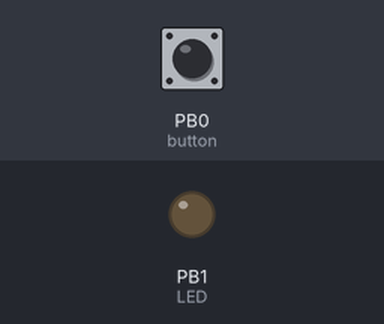
Recording of a sketch running on a simulated ATtiny85, built with avr-gcc and run on an emulated ATtiny85. Shown: output pins drawn as LEDs (lit = HIGH). The test bench sets the inputs (shaded band); at power-on: PB0 (button) HIGH. Pins used as bus, display or sensor lines are not drawn.

Above: at 1.2 s.
1.3 s: PB0 (button) pulled LOW for 0.15 s
At 2.3 s:
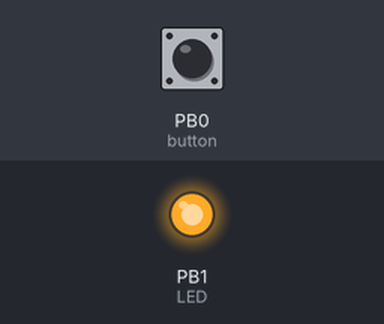
4.4 s: PB0 (button) pulled LOW for 1 s
At 5.6 s:
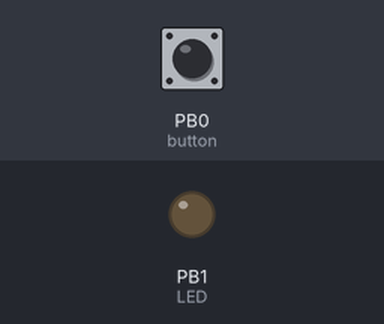
6.9 s: PB0 (button) pulled LOW for 3.2 s
At 9.4 s:
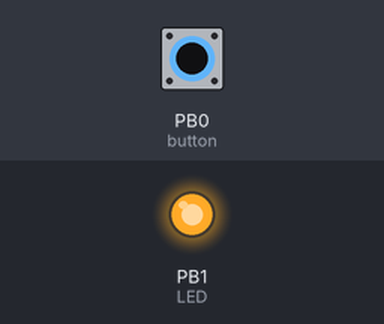
Timing chart, 0 to 13.0 s (numbered marks = the images above; inputs shaded):
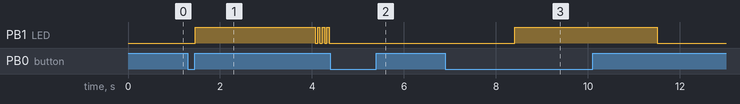

Measured:
- after the input at 1.3 s, PB1 (LED): LOW → HIGH after 0.16 s, then repeats every 0.10 s: LOW 0.05 s, HIGH 0.05 s
- after the input at 4.4 s, PB1 (LED): stops changing and stays LOW
- after the input at 6.9 s, PB1 (LED): LOW → HIGH after 1.5 s, → LOW 3.1 s later

The sketch:

MinusEinsEnterSlashButton.ino
```cpp
#include "DigiKeyboard.h"

unsigned int pos = 0;
unsigned int ticks = 0;
unsigned int antiscreensaver = 0;
uint16_t rst = 0;
bool tick_flag = false;

void setup(){
  // this is generally not necessary but with some older systems it seems to prevent missing the first character after a delay:
  DigiKeyboard.sendKeyStroke(0);
  pinMode(0, INPUT_PULLUP); //button
  pinMode(1, OUTPUT); //LED
  pinMode(2, OUTPUT); //RESET
}

void loop(){
  if (digitalRead(0) == LOW){
    switch (rst){
      case 0 ... 99:
        pos = 100;
        digitalWrite(1, LOW);
        break;
      case 100:
        pos = 0;
        break;
      case 300:
        digitalWrite(1, HIGH);
        delay(50);
        digitalWrite(2, HIGH);
        delay(3000);
        digitalWrite(2, LOW);
    }
    rst++;
  }else{
    rst = 0;
  }


  if (tick_flag){
    antiscreensaver++;
    if (antiscreensaver >= 3600){
      antiscreensaver = 0;
      DigiKeyboard.sendKeyStroke(85); //NUM_MULTIPLY
    }

    if (pos >0){
      if ((pos >= 50) or (pos%2 == 1)){
        digitalWrite(1, HIGH);
      }else{
        digitalWrite(1, LOW);
      }
      switch(pos){
        case 98:
          DigiKeyboard.sendKeyStroke(86); // NUM_MINUS
          break;
        case 95:
          DigiKeyboard.sendKeyStroke(86); // NUM_MINUS
          break;
        case 75:
//          DigiKeyboard.sendKeyStroke(89); // NUM_1
          DigiKeyboard.sendKeyStroke(30); // KEY_1
          break;
        case 60:
          DigiKeyboard.sendKeyStroke(88); // NUM_ENTER
          break;
        case 1:
          DigiKeyboard.sendKeyStroke(84); // NUM_SLASH
          break;
      }
      pos--;
    }else{
      digitalWrite(1, LOW);
      if (antiscreensaver % 200 == 1){
          DigiKeyboard.sendKeyStroke(0);
      }
    }
    tick_flag = 0;
  }

  delay(5);
  ticks++;
  if (ticks >= 10){
    tick_flag = true;
    ticks = 0;
  }
}
```
